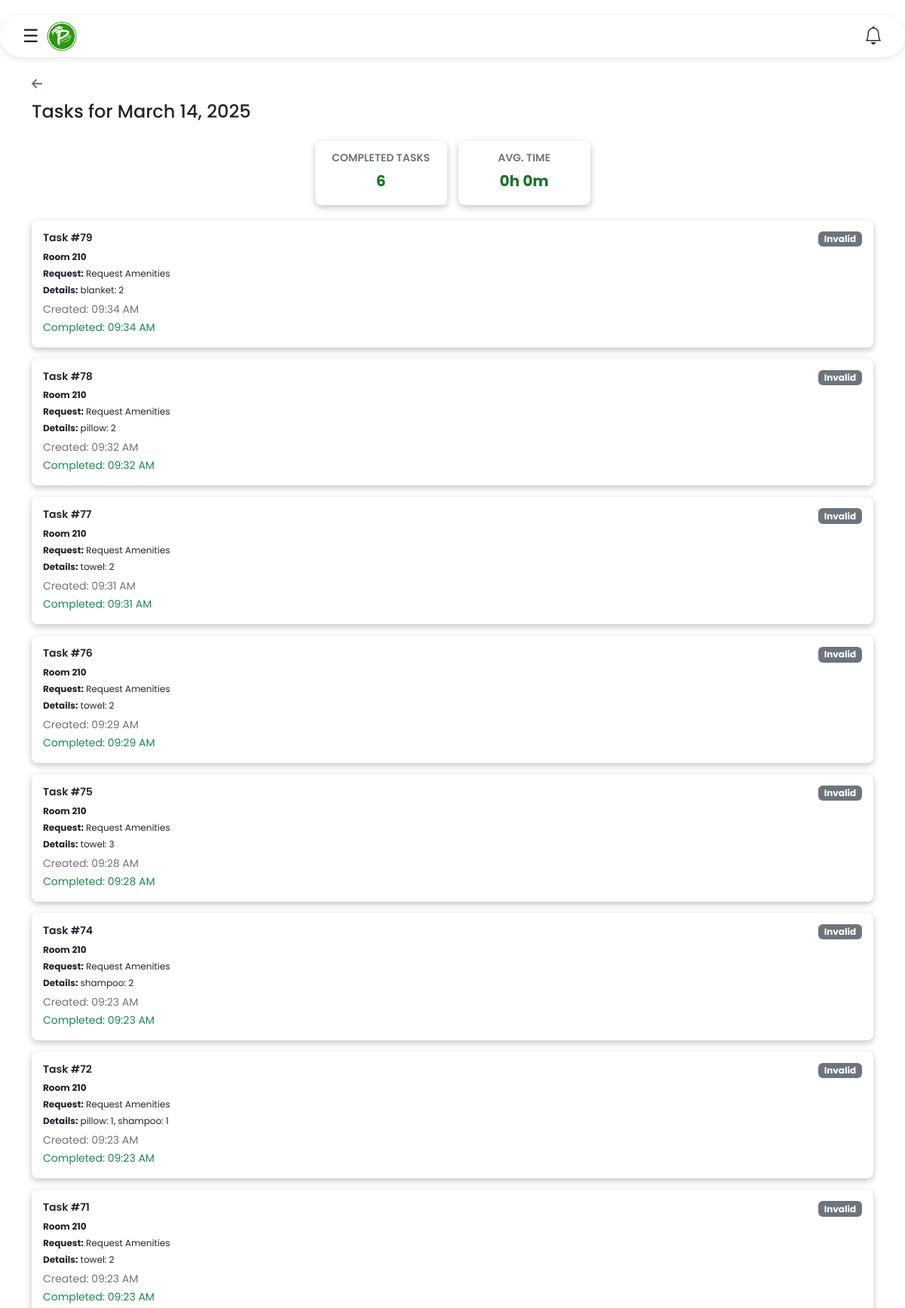
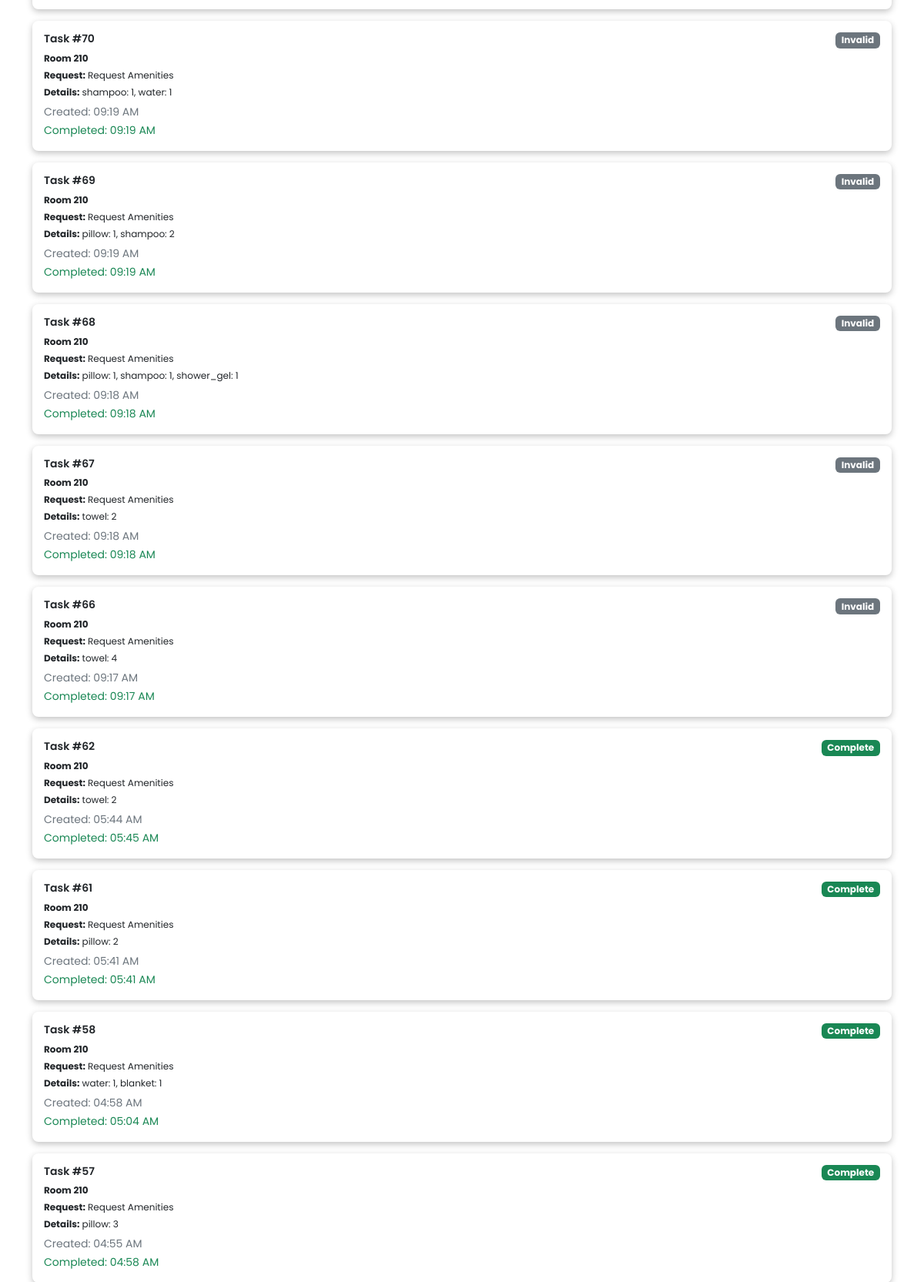
Screenshot of /housekeepers/daily_tasks.php?date=2025-03-14 (signed in, upper part) with the database file from the repository (2 pictures, top to bottom).
### tables this page shows
CREATE TABLE `assigntasks` (
  `emp_id` int(11) NOT NULL,
  `emp_name` varchar(20) NOT NULL,
  `task_id` int(11) NOT NULL,
  `uname` varchar(20) NOT NULL,
  `room` varchar(20) NOT NULL,
  `request` varchar(20) NOT NULL,
  `details` varchar(100) NOT NULL,
  `status` varchar(10) NOT NULL,
  `create_at` timestamp NOT NULL DEFAULT current_timestamp(),
  `completed_at` timestamp NULL DEFAULT current_timestamp(),
  `priority` varchar(10) DEFAULT 'Low'
);

### housekeepers/daily_tasks.php (the view, shortened to what this page needs)
<?php
require_once '../database.php';
$emp_id = $_SESSION['emp_id'];
$selected_date = $_GET['date'] ?? date('Y-m-d');
function executeQuery($conn, $query, $params = [], $types = '') {
    $result = false;
    try {
        if (is_object($conn)) {
            $stmt = $conn->prepare($query);
            if ($stmt && $params) {
                $stmt->bind_param($types, ...$params);
            }
        } else {
            $stmt = mysqli_prepare($conn, $query);
            if ($stmt && $params) {
                mysqli_stmt_bind_param($stmt, $types, ...$params);
            }
        }
        if ($stmt) {
            $stmt->execute();
            $result = $stmt->get_result();
        }
    } catch (Exception $e) {
        error_log("Database error: " . $e->getMessage());
    }
    return $result;
}
$daily_stats_query = "SELECT
    SUM(CASE WHEN LOWER(status) IN ('completed', 'complete') THEN 1 ELSE 0 END) as completed_count,
    SEC_TO_TIME(AVG(
        CASE WHEN completed_at IS NOT NULL
        THEN TIME_TO_SEC(TIMEDIFF(completed_at, create_at))
        ELSE NULL END
    )) as avg_completion_time
    FROM assigntasks
    WHERE emp_id = ?
    AND DATE(create_at) = ?";
$daily_stats = ['completed_count' => 0, 'avg_completion_time' => null];
$result = executeQuery(
    $conn,
    $daily_stats_query,
    [$emp_id, $selected_date],
    "is"
);
if ($result) {
    $daily_stats = is_object($result) ?
        $result->fetch_assoc() :
        mysqli_fetch_assoc($result);
}
$daily_avg_time = match(true) {
    isset($daily_stats['avg_completion_time']) => (function() use ($daily_stats) {
        $time_parts = explode(':', $daily_stats['avg_completion_time']);
        $hours = (int)($time_parts[0] ?? 0);
        $minutes = (int)($time_parts[1] ?? 0);
        return "{$hours}h {$minutes}m";
    })(),
    default => 'N/A'
};
$tasks_query = "SELECT *,
    IFNULL(
        TIMESTAMPDIFF(MINUTE, create_at, completed_at),
        TIMESTAMPDIFF(MINUTE, create_at, NOW())
    ) as duration_minutes
    FROM assigntasks
    WHERE emp_id = ?
    AND DATE(create_at) = ?
    ORDER BY create_at DESC";
$tasks = executeQuery(
    $conn,
    $tasks_query,
    [$emp_id, $selected_date],
    "is"
);
?>
<!DOCTYPE html>
<html lang="en">
<head>
    <link href="https://cdn.jsdelivr.net/npm/bootstrap@5.2.3/dist/css/bootstrap.min.css" rel="stylesheet">
    <link rel="stylesheet" href="daily-task.css">
</head>
<body>
    <?php include 'nav.php'; ?>
    <div class="container mt-4">
        <a href="mytask.php" class="back-button">
            <i class="fas fa-arrow-left"></i>
        </a>
        <h4 class="mb-4">Tasks for <?php echo date('F d, Y', strtotime($selected_date)); ?></h4>
        <div class="stats-container">
            <div class="stats-card">
                <div class="stats-label">Completed tasks</div>
                <div class="stats-number"><?php echo $daily_stats['completed_count'] ?? '0'; ?></div>
            </div>
            <div class="stats-card">
                <div class="stats-label">Avg. Time</div>
                <div class="stats-number"><?php echo $daily_avg_time; ?></div>
            </div>
        </div>
        <div class="tasks-list">
            <?php
            if ($tasks && mysqli_num_rows($tasks) > 0) {
                while ($task = mysqli_fetch_assoc($tasks)) {
                    $status_class = 'status-' . strtolower($task['status']);
                    ?>
                    <div class="task-card <?php echo $status_class; ?>">
                        <div class="card-body">
                            <div class="d-flex justify-content-between align-items-start">
                                <div>
                                    <h5 class="card-title-task fw-semibold">Task #<?php echo $task['task_id']; ?></h5>
                                    <p class="mb-1"><strong>Room <?php echo $task['room']; ?></strong></p>
                                    <p class="mb-1"><strong>Request:</strong> <?php echo $task['request']; ?></p>
                                    <p class="mb-1"><strong>Details:</strong> <?php echo $task['details']; ?></p>
                                    <small class="text-muted">Created: <?php echo date('h:i A', strtotime($task['create_at'])); ?></small>
                                    <?php if ($task['completed_at']) { ?>
                                        <br><small class="text-success">Completed: <?php echo date('h:i A', strtotime($task['completed_at'])); ?></small>
                                    <?php } ?>
                                </div>
                                <span class="badge <?php
                                    echo match(strtolower($task['status'])) {
                                        'completed', 'complete' => 'bg-completed',
                                        'working' => 'bg-working',
                                        default => 'bg-invalid'
                                    };
                                ?>">
                                    <?php echo ucfirst($task['status']); ?>
                                </span>
                            </div>
                        </div>
                    </div>
                    <?php
                }
            } else {
                echo '<div class="alert alert-info">No tasks found for this date</div>';
            }
            ?>
        </div>
    </div>
</body>
</html>

### housekeepers/daily-task.css (style rules this page uses)
body { margin: 0; font-family: 'Poppins', sans-serif; box-sizing: border-box; background-color: white; }
.stats-container { display: flex; justify-content: center; gap: 15px; margin-bottom: 20px; }
.stats-card { flex: 0 0 175px; background: #fff; border-radius: 8px; padding: 12px; box-shadow: rgba(0, 0, 0, 0.24) 0px 3px 8px; text-align: center; }
.stats-label { font-size: 14px; font-weight: 600; color: #6c757d; text-transform: uppercase; }
.stats-number { font-size: 20px; font-weight: bold; color: rgb(24, 117, 40); margin: 5px 0; }
.task-card { margin-bottom: 15px; transition: transform 0.2s; border-radius: 8px; box-shadow: rgba(0, 0, 0, 0.24) 0px 3px 8px; border: none; }
p { font-size: 12px; }
.card-title-task { font-size: 14px; }
.status-completed, .status-complete { border-left-color: #198754; }
.status-invalid { border-left-color: #6c757d; }
.back-button { text-decoration: none; color: #6c757d; display: inline-flex; align-items: center; gap: 5px; margin-bottom: 15px; }
.badge.bg-completed, .badge.bg-complete, .badge[class*='bg-'][class*='completed'], .badge[class*='bg-'][class*='complete'] { background-color: #198754 !important; color: white !important; }
.badge.bg-invalid { background-color: #6c757d !important; color: white !important; }

### css/housekeeper.css (style rules this page uses)
body { margin: 0; font-family: 'Poppins', sans-serif; box-sizing: border-box; background-color: white; }
.card-body { padding: 15px; }

### rows the page displays
assigntasks: task_id "79", room "210", request "Request Amenities", details "blanket: 2", create_at "09:34 AM", completed_at "09:34 AM", status "Invalid"
assigntasks: task_id "78", room "210", request "Request Amenities", details "pillow: 2", create_at "09:32 AM", completed_at "09:32 AM", status "Invalid"
assigntasks: task_id "77", room "210", request "Request Amenities", details "towel: 2", create_at "09:31 AM", completed_at "09:31 AM", status "Invalid"
assigntasks: task_id "76", room "210", request "Request Amenities", details "towel: 2", create_at "09:29 AM", completed_at "09:29 AM", status "Invalid"
assigntasks: task_id "75", room "210", request "Request Amenities", details "towel: 3", create_at "09:28 AM", completed_at "09:28 AM", status "Invalid"
assigntasks: task_id "74", room "210", request "Request Amenities", details "shampoo: 2", create_at "09:23 AM", completed_at "09:23 AM", status "Invalid"
assigntasks: task_id "72", room "210", request "Request Amenities", details "pillow: 1, shampoo: 1", create_at "09:23 AM", completed_at "09:23 AM", status "Invalid"
assigntasks: task_id "71", room "210", request "Request Amenities", details "towel: 2", create_at "09:23 AM", completed_at "09:23 AM", status "Invalid"
assigntasks: task_id "70", room "210", request "Request Amenities", details "shampoo: 1, water: 1", create_at "09:19 AM", completed_at "09:19 AM", status "Invalid"
assigntasks: task_id "69", room "210", request "Request Amenities", details "pillow: 1, shampoo: 2", create_at "09:19 AM", completed_at "09:19 AM", status "Invalid"
assigntasks: task_id "68", room "210", request "Request Amenities", details "pillow: 1, shampoo: 1, shower_gel: 1", create_at "09:18 AM", completed_at "09:18 AM", status "Invalid"
assigntasks: task_id "67", room "210", request "Request Amenities", details "towel: 2", create_at "09:18 AM", completed_at "09:18 AM", status "Invalid"
assigntasks: task_id "66", room "210", request "Request Amenities", details "towel: 4", create_at "09:17 AM", completed_at "09:17 AM", status "Invalid"
assigntasks: task_id "62", room "210", request "Request Amenities", details "towel: 2", create_at "05:44 AM", completed_at "05:45 AM", status "Complete"
assigntasks: task_id "61", room "210", request "Request Amenities", details "pillow: 2", create_at "05:41 AM", completed_at "05:41 AM", status "Complete"
assigntasks: task_id "58", room "210", request "Request Amenities", details "water: 1, blanket: 1", create_at "04:58 AM", completed_at "05:04 AM", status "Complete"
assigntasks: task_id "57", room "210", request "Request Amenities", details "pillow: 3", create_at "04:55 AM", completed_at "04:58 AM", status "Complete"

### other values shown
$daily_stats['completed_count'] "6"
$daily_avg_time "0h 0m"
